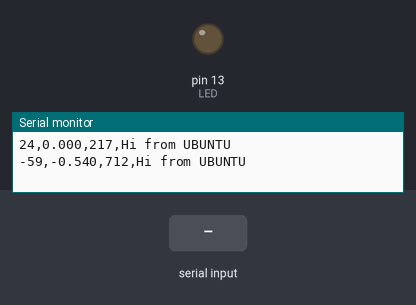
This sketch was run on a simulated Arduino Uno, built with avr-gcc and run on an emulated ATmega328P. Shown: output pins drawn as LEDs (lit = HIGH), the last lines printed to the serial monitor. Inputs (shaded band) come from the test bench. Random numbers use the default seed unless the sketch sets one.

Above: at 3.0 s.
3.1 s: "ON\n" received over Serial
At 5.1 s:
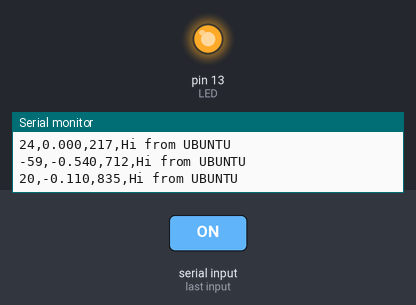
5.5 s: "OFF\n" received over Serial
At 6.7 s:
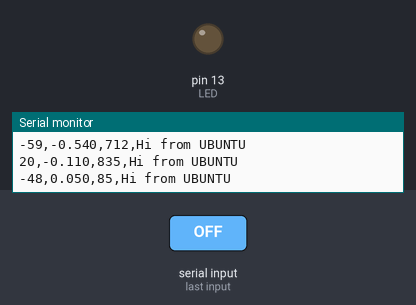
Timing chart, 0 to 8.5 s (numbered marks = the images above; inputs shaded):
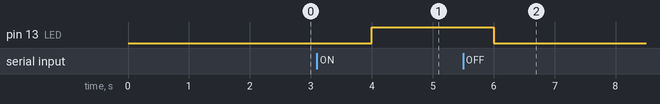

The sketch:

arduino_code.ino
```cpp
#define LED 13

void setup() {
  Serial.begin(9600);
  pinMode(LED, OUTPUT);
}

void loop() {

  int valA = random(-100, 101);
  float valB = random(-100, 101) / 100.0;
  int valC = random(0, 1024);
  String msg = "Hi from UBUNTU";

  Serial.print(valA);
  Serial.print(",");
  Serial.print(valB, 3);
  Serial.print(",");
  Serial.print(valC);
  Serial.print(",");
  Serial.println(msg);

  delay(2000);


  if (Serial.available()) {
    String command = Serial.readStringUntil('\n');
    command.trim();
    if (command == "OFF") {
      digitalWrite(LED , LOW);
    } else if (command == "ON") {
      digitalWrite(LED, HIGH);
    }
  }
}
```

Measured:
- after the input at 3.1 s, pin 13 (LED): LOW → HIGH after 0.90 s
- after the input at 5.5 s, pin 13 (LED): HIGH → LOW after 0.50 s
